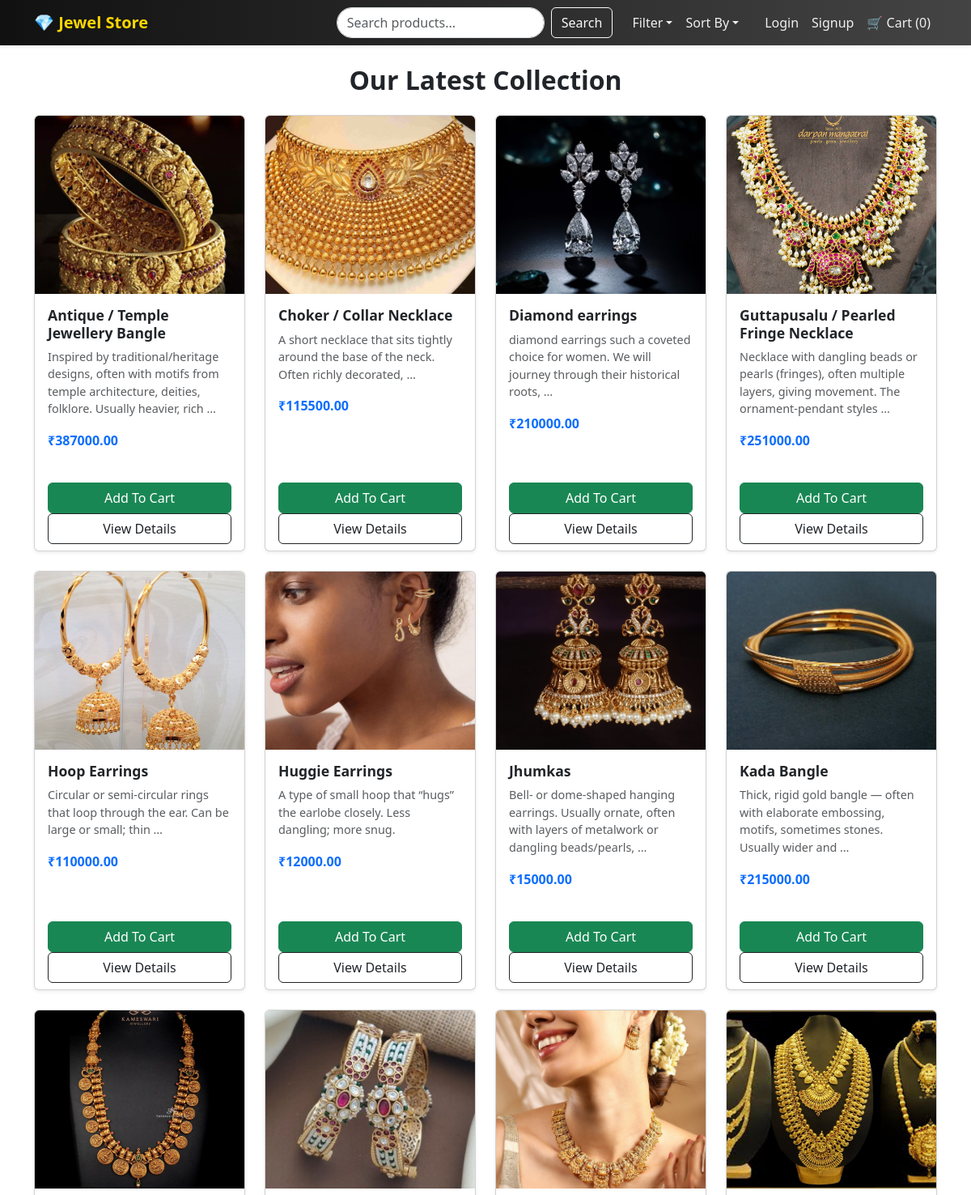
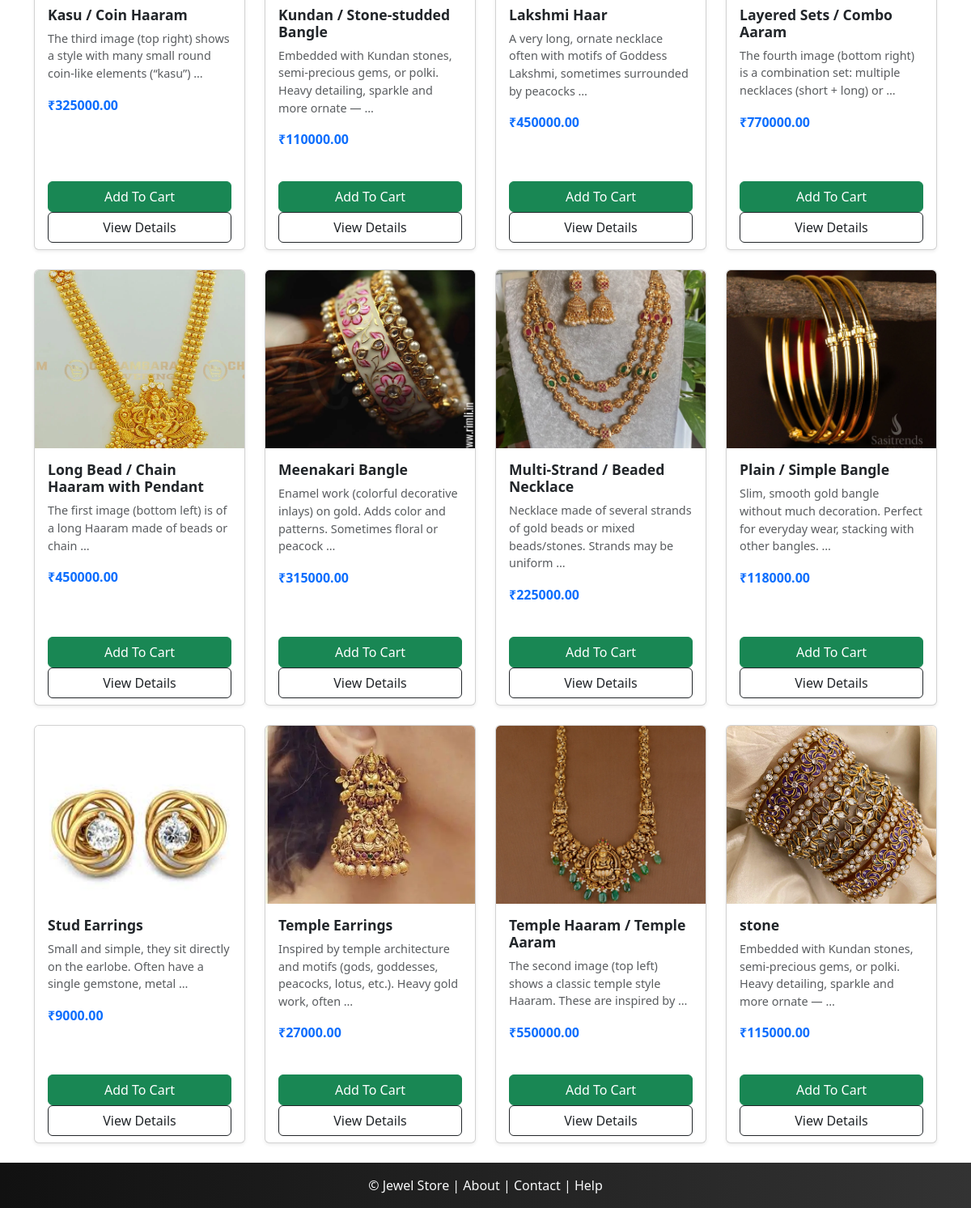
The page / on the database its author committed (2 pictures, top to bottom).
### shop/models.py (models this page shows, shortened)
class Product(models.Model):
    name = models.CharField(max_length=150)
    category = models.ForeignKey(Category, on_delete=models.CASCADE, related_name='products')
    slug = models.SlugField(unique=True, blank=True)
    description = models.TextField(blank=True)
    price = models.DecimalField(max_digits=10, decimal_places=2)
    image = models.ImageField(upload_to='product_images/', blank=True, null=True)
    stock = models.PositiveIntegerField(default=0)
    available = models.BooleanField(default=True)
    created_at = models.DateTimeField(auto_now_add=True)
    class Meta:
        ordering = ['name']

### shop/views.py (the view)
# urls.py: 2. Add a URL to urlpatterns:  path('', views.home, name='home')
def home(request):
    category = request.GET.get("category")
    sort_by = request.GET.get("sort")
    products = Product.objects.all()
    if category:
       products = products.filter(category__slug=category)
    if sort_by == "low-to-high":
        products = products.order_by("price")
    elif sort_by == "high-to-low":
        products = products.order_by("-price")
    return render(request, 'shop/home.html', {"products": products})

### shop/context_processors.py (called while the page is built)
def common_data(request):
    categories = Category.objects.all()
    cart_count = 0
    if request.user.is_authenticated:
        try:
            cart = Cart.objects.get(user=request.user)
            cart_count = cart.items.count()
        except Cart.DoesNotExist:
            cart_count = 0
    return {'categories': categories, 'cart_count': cart_count}

### shop/templates/shop/home.html (shortened to what this page needs)
{% extends 'shop/base.html' %}
{% load static %}
{% block content %}
<h2 class="text-center mb-4 fw-bold">Our Latest Collection</h2>
<div class="row g-4">
    {% for product in products %}
    <div class="col-md-3 col-sm-6">
        <div class="card h-100 shadow-sm">
            {% if product.image %}
                <img src="{{ product.image.url }}" class="card-img-top" alt="{{ product.name }}">
            {% else %}
                <img src="{% static 'images/no-image.jpg' %}" class="card-img-top" alt="No image">
            {% endif %}
            <div class="card-body">
                <h5 class="card-title">{{ product.name }}</h5>
                <p class="card-text text-muted">{{ product.description|truncatewords:15 }}</p>
                <p class="fw-bold text-primary">₹{{ product.price }}</p>
            </div>
            <div class="card-footer bg-transparent border-top-0">
                <a href="{% url 'add_to_cart' product.id %}" class="btn btn-success w-100"> Add To Cart</a>
                <a href="{% url 'product_detail' product.slug %}" class="btn btn-outline-dark w-100">View Details</a>
            </div>
        </div>
    </div>
    {% empty %}
    <p class="text-center text-muted">No products found.</p>
    {% endfor %}
</div>
{% endblock %}

### shop/templates/shop/base.html (shortened to what this page needs)
{% load static %}
<!DOCTYPE html>
<html lang="en">
<head>
    <link rel="stylesheet" href="{% static 'css/style.css' %}">
    <link href="https://cdn.jsdelivr.net/npm/bootstrap@5.3.2/dist/css/bootstrap.min.css" rel="stylesheet">
</head>
<body>
<nav class="navbar navbar-expand-lg navbar-dark bg-dark shadow-sm">
    <div class="container">
        <a class="navbar-brand fw-bold" href="{% url 'home' %}">💎 Jewel Store</a>
        <div class="collapse navbar-collapse" id="navbarNav">
            <form class="d-flex ms-auto me-3" method="get" action="{% url 'home' %}">
                <input class="form-control me-2" type="search" name="search" placeholder="Search products..." aria-label="Search" value="{{ request.GET.search }}">
                <button class="btn btn-outline-light" type="submit">Search</button>
            </form>
            <ul class="navbar-nav me-3">
                <li class="nav-item dropdown">
                    <a class="nav-link dropdown-toggle" href="#" id="filterDropdown" role="button" data-bs-toggle="dropdown">Filter</a>
                </li>
                <li class="nav-item dropdown">
                    <a class="nav-link dropdown-toggle" href="#" id="sortDropdown" role="button" data-bs-toggle="dropdown">Sort By</a>
                </li>
            </ul>
            <ul class="navbar-nav">
                {% if user.is_authenticated %}
                    <li class="nav-item"><a class="nav-link" href="#">Hi, {{ user.username }}</a></li>
                    <li class="nav-item"><a class="nav-link" href="{% url 'logout' %}">Logout</a></li>
                {% else %}
                    <li class="nav-item"><a class="nav-link" href="{% url 'login' %}">Login</a></li>
                    <li class="nav-item"><a class="nav-link" href="{% url 'signup' %}">Signup</a></li>
                {% endif %}
                <li class="nav-item"><a class="nav-link" href="{% url 'view_cart' %}">🛒 Cart ({{ cart_count }})</a></li>
            </ul>
        </div>
    </div>
</nav>
<main class="container py-4">
    {% block content %}
    {% endblock %}
</main>
<footer class="bg-dark text-light text-center py-3 mt-auto">
    <p class="mb-0">
       <a href="{% url 'home' %}" class="text-light text-decoration-none"> © {{ now.year }} Jewel Store </a>|
        <a href="{% url 'about' %}" class="text-light text-decoration-none">About</a> |
        <a href="{% url 'contact' %}" class="text-light text-decoration-none">Contact</a> |
        <a href="{% url 'help' %}" class="text-light text-decoration-none">Help</a>
    </p>
</footer>
</body>
</html>

### shop/static/css/style.css (style rules this page uses)
body { font-family: "Poppins", sans-serif; background-color: #f8f9fa; color: #333; margin: 0; padding: 0; }
h1, h2, h3, h4, h5 { font-weight: 600; }
.navbar { background: linear-gradient(90deg, #111, #444); }
.navbar-brand { font-size: 1.4rem; font-weight: bold; color: #ffd700 !important; }
.navbar-nav .nav-link { color: #f0f0f0 !important; transition: 0.3s; }
.navbar form input { border-radius: 20px; }
.card { border: none; border-radius: 10px; overflow: hidden; transition: transform 0.3s, box-shadow 0.3s; }
.card img { height: 220px; object-fit: cover; }
.card-body { padding: 1rem; }
.card-title { font-size: 1.1rem; color: #222; font-weight: 600; }
.card-text { font-size: 0.9rem; color: #666; }
.card-footer { background: #fff; }
footer { background: linear-gradient(90deg, #111, #333); color: #f0f0f0; padding: 1rem 0; }
footer a { color: #ffd700; text-decoration: none; }
.card-footer { border-top: 1px solid #eee; }
.card { border-radius: 10px; }

### rows shown on the page
Product: image (picture), name "Antique / Temple Jewellery Bangle", description "Inspired by traditional/heritage designs, often with motifs from temple architecture, deities, folklore. Usually heavier, rich …", price "387000.00"
Product: image (picture), name "Choker / Collar Necklace", description "A short necklace that sits tightly around the base of the neck. Often richly decorated, …", price "115500.00"
Product: image (picture), name "Diamond earrings", description "diamond earrings such a coveted choice for women. We will journey through their historical roots, …", price "210000.00"
Product: image (picture), name "Guttapusalu / Pearled Fringe Necklace", description "Necklace with dangling beads or pearls (fringes), often multiple layers, giving movement. The ornament‑pendant styles …", price "251000.00"
Product: image (picture), name "Hoop Earrings", description "Circular or semi‑circular rings that loop through the ear. Can be large or small; thin …", price "110000.00"
Product: image (picture), name "Huggie Earrings", description "A type of small hoop that “hugs” the earlobe closely. Less dangling; more snug.", price "12000.00"
Product: image (picture), name "Jhumkas", description "Bell‑ or dome‑shaped hanging earrings. Usually ornate, often with layers of metalwork or dangling beads/pearls, …", price "15000.00"
Product: image (picture), name "Kada Bangle", description "Thick, rigid gold bangle — often with elaborate embossing, motifs, sometimes stones. Usually wider and …", price "215000.00"
Product: image (picture), name "Kasu / Coin Haaram", description "The third image (top right) shows a style with many small round coin‑like elements (“kasu”) …", price "325000.00"
Product: image (picture), name "Kundan / Stone‑studded Bangle", description "Embedded with Kundan stones, semi‑precious gems, or polki. Heavy detailing, sparkle and more ornate — …", price "110000.00"
Product: image (picture), name "Lakshmi Haar", description "A very long, ornate necklace often with motifs of Goddess Lakshmi, sometimes surrounded by peacocks …", price "450000.00"
Product: image (picture), name "Layered Sets / Combo Aaram", description "The fourth image (bottom right) is a combination set: multiple necklaces (short + long) or …", price "770000.00"
Product: image (picture), name "Long Bead / Chain Haaram with Pendant", description "The first image (bottom left) is of a long Haaram made of beads or chain …", price "450000.00"
Product: image (picture), name "Meenakari Bangle", description "Enamel work (colorful decorative inlays) on gold. Adds color and patterns. Sometimes floral or peacock …", price "315000.00"
Product: image (picture), name "Multi‑Strand / Beaded Necklace", description "Necklace made of several strands of gold beads or mixed beads/stones. Strands may be uniform …", price "225000.00"
Product: image (picture), name "Plain / Simple Bangle", description "Slim, smooth gold bangle without much decoration. Perfect for everyday wear, stacking with other bangles. …", price "118000.00"
Product: image (picture), name "Stud Earrings", description "Small and simple, they sit directly on the earlobe. Often have a single gemstone, metal …", price "9000.00"
Product: image (picture), name "Temple Earrings", description "Inspired by temple architecture and motifs (gods, goddesses, peacocks, lotus, etc.). Heavy gold work, often …", price "27000.00"
Product: image (picture), name "Temple Haaram / Temple Aaram", description "The second image (top left) shows a classic temple style Haaram. These are inspired by …", price "550000.00"
Product: image (picture), name "stone", description "Embedded with Kundan stones, semi‑precious gems, or polki. Heavy detailing, sparkle and more ornate — …", price "115000.00"

### other values the page prints
{{ cart_count }} "0"
